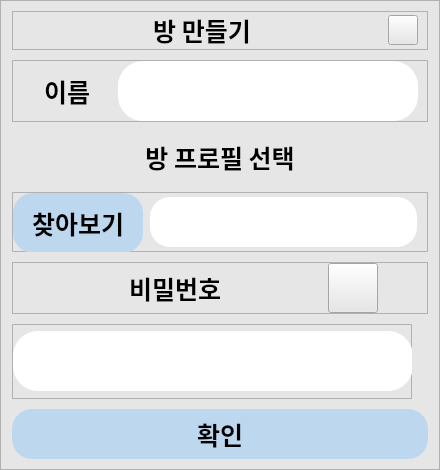
<?xml version="1.0" encoding="UTF-8"?>
<ui version="4.0">
 <class>roomAdd</class>
 <widget class="QFrame" name="roomAdd">
  <property name="geometry">
   <rect>
    <x>0</x>
    <y>0</y>
    <width>440</width>
    <height>470</height>
   </rect>
  </property>
  <property name="sizePolicy">
   <sizepolicy hsizetype="Fixed" vsizetype="Maximum">
    <horstretch>0</horstretch>
    <verstretch>0</verstretch>
   </sizepolicy>
  </property>
  <property name="minimumSize">
   <size>
    <width>440</width>
    <height>470</height>
   </size>
  </property>
  <property name="maximumSize">
   <size>
    <width>440</width>
    <height>470</height>
   </size>
  </property>
  <property name="windowTitle">
   <string>Frame</string>
  </property>
  <property name="styleSheet">
   <string notr="true">background-color: rgb(231, 230, 230);</string>
  </property>
  <property name="frameShape">
   <enum>QFrame::StyledPanel</enum>
  </property>
  <property name="frameShadow">
   <enum>QFrame::Raised</enum>
  </property>
  <layout class="QVBoxLayout" name="verticalLayout">
   <property name="spacing">
    <number>0</number>
   </property>
   <property name="topMargin">
    <number>0</number>
   </property>
   <property name="bottomMargin">
    <number>0</number>
   </property>
   <item>
    <widget class="QFrame" name="roomAddbar">
     <property name="sizePolicy">
      <sizepolicy hsizetype="Expanding" vsizetype="Fixed">
       <horstretch>0</horstretch>
       <verstretch>0</verstretch>
      </sizepolicy>
     </property>
     <property name="frameShape">
      <enum>QFrame::StyledPanel</enum>
     </property>
     <property name="frameShadow">
      <enum>QFrame::Raised</enum>
     </property>
     <layout class="QHBoxLayout" name="horizontalLayout">
      <property name="topMargin">
       <number>0</number>
      </property>
      <property name="bottomMargin">
       <number>0</number>
      </property>
      <item>
       <widget class="QLabel" name="roomAddTitle">
        <property name="sizePolicy">
         <sizepolicy hsizetype="Preferred" vsizetype="Fixed">
          <horstretch>0</horstretch>
          <verstretch>0</verstretch>
         </sizepolicy>
        </property>
        <property name="minimumSize">
         <size>
          <width>0</width>
          <height>0</height>
         </size>
        </property>
        <property name="font">
         <font>
          <family>나눔고딕</family>
          <pointsize>19</pointsize>
          <weight>75</weight>
          <bold>true</bold>
         </font>
        </property>
        <property name="toolTip">
         <string>&lt;html&gt;&lt;head/&gt;&lt;body&gt;&lt;p&gt;&lt;br/&gt;&lt;/p&gt;&lt;/body&gt;&lt;/html&gt;</string>
        </property>
        <property name="styleSheet">
         <string notr="true"/>
        </property>
        <property name="text">
         <string>방 만들기</string>
        </property>
        <property name="alignment">
         <set>Qt::AlignCenter</set>
        </property>
       </widget>
      </item>
      <item>
       <widget class="QPushButton" name="roomAddClose">
        <property name="sizePolicy">
         <sizepolicy hsizetype="Fixed" vsizetype="Fixed">
          <horstretch>0</horstretch>
          <verstretch>0</verstretch>
         </sizepolicy>
        </property>
        <property name="minimumSize">
         <size>
          <width>30</width>
          <height>30</height>
         </size>
        </property>
        <property name="maximumSize">
         <size>
          <width>30</width>
          <height>30</height>
         </size>
        </property>
        <property name="styleSheet">
         <string notr="true">QPushButton{
border-image: url(:/windowButton/closeDefault.PNG);
}
QPushButton:hover{
border-image: url(:/windowButton/closeHover.png);
}
QPushButton:pressed{
border-image: url(:/windowButton/closePressed.png);
}
</string>
        </property>
        <property name="text">
         <string/>
        </property>
       </widget>
      </item>
     </layout>
    </widget>
   </item>
   <item>
    <widget class="QFrame" name="nameFrame">
     <property name="sizePolicy">
      <sizepolicy hsizetype="Preferred" vsizetype="Fixed">
       <horstretch>0</horstretch>
       <verstretch>0</verstretch>
      </sizepolicy>
     </property>
     <property name="minimumSize">
      <size>
       <width>0</width>
       <height>50</height>
      </size>
     </property>
     <property name="frameShape">
      <enum>QFrame::StyledPanel</enum>
     </property>
     <property name="frameShadow">
      <enum>QFrame::Raised</enum>
     </property>
     <layout class="QHBoxLayout" name="horizontalLayout_3">
      <property name="topMargin">
       <number>0</number>
      </property>
      <property name="bottomMargin">
       <number>0</number>
      </property>
      <item>
       <widget class="QLabel" name="roomnameTitle">
        <property name="sizePolicy">
         <sizepolicy hsizetype="Preferred" vsizetype="Preferred">
          <horstretch>0</horstretch>
          <verstretch>0</verstretch>
         </sizepolicy>
        </property>
        <property name="minimumSize">
         <size>
          <width>0</width>
          <height>0</height>
         </size>
        </property>
        <property name="font">
         <font>
          <family>나눔고딕</family>
          <pointsize>19</pointsize>
          <weight>75</weight>
          <bold>true</bold>
         </font>
        </property>
        <property name="toolTip">
         <string>&lt;html&gt;&lt;head/&gt;&lt;body&gt;&lt;p&gt;&lt;br/&gt;&lt;/p&gt;&lt;/body&gt;&lt;/html&gt;</string>
        </property>
        <property name="styleSheet">
         <string notr="true"/>
        </property>
        <property name="text">
         <string>이름</string>
        </property>
        <property name="alignment">
         <set>Qt::AlignCenter</set>
        </property>
       </widget>
      </item>
      <item>
       <widget class="QLineEdit" name="roomname">
        <property name="sizePolicy">
         <sizepolicy hsizetype="Fixed" vsizetype="Fixed">
          <horstretch>0</horstretch>
          <verstretch>0</verstretch>
         </sizepolicy>
        </property>
        <property name="minimumSize">
         <size>
          <width>300</width>
          <height>60</height>
         </size>
        </property>
        <property name="font">
         <font>
          <family>나눔고딕</family>
          <pointsize>18</pointsize>
          <weight>50</weight>
          <bold>false</bold>
         </font>
        </property>
        <property name="styleSheet">
         <string notr="true">border-radius: 25px;
color: rgb(175, 171, 171);
background-color: rgb(255, 255, 255);</string>
        </property>
        <property name="text">
         <string/>
        </property>
        <property name="alignment">
         <set>Qt::AlignCenter</set>
        </property>
       </widget>
      </item>
     </layout>
    </widget>
   </item>
   <item>
    <widget class="QLabel" name="profileTitle">
     <property name="sizePolicy">
      <sizepolicy hsizetype="Minimum" vsizetype="Fixed">
       <horstretch>0</horstretch>
       <verstretch>0</verstretch>
      </sizepolicy>
     </property>
     <property name="minimumSize">
      <size>
       <width>100</width>
       <height>50</height>
      </size>
     </property>
     <property name="maximumSize">
      <size>
       <width>16777215</width>
       <height>50</height>
      </size>
     </property>
     <property name="font">
      <font>
       <family>나눔고딕</family>
       <pointsize>19</pointsize>
       <weight>75</weight>
       <bold>true</bold>
      </font>
     </property>
     <property name="toolTip">
      <string>&lt;html&gt;&lt;head/&gt;&lt;body&gt;&lt;p&gt;&lt;br/&gt;&lt;/p&gt;&lt;/body&gt;&lt;/html&gt;</string>
     </property>
     <property name="styleSheet">
      <string notr="true"/>
     </property>
     <property name="text">
      <string>방 프로필 선택</string>
     </property>
     <property name="alignment">
      <set>Qt::AlignCenter</set>
     </property>
    </widget>
   </item>
   <item>
    <widget class="QFrame" name="fileSelectFrame">
     <property name="sizePolicy">
      <sizepolicy hsizetype="Preferred" vsizetype="Fixed">
       <horstretch>0</horstretch>
       <verstretch>0</verstretch>
      </sizepolicy>
     </property>
     <property name="minimumSize">
      <size>
       <width>0</width>
       <height>60</height>
      </size>
     </property>
     <property name="maximumSize">
      <size>
       <width>16777215</width>
       <height>60</height>
      </size>
     </property>
     <property name="frameShape">
      <enum>QFrame::StyledPanel</enum>
     </property>
     <property name="frameShadow">
      <enum>QFrame::Raised</enum>
     </property>
     <layout class="QHBoxLayout" name="horizontalLayout_5">
      <property name="spacing">
       <number>7</number>
      </property>
      <property name="leftMargin">
       <number>0</number>
      </property>
      <property name="topMargin">
       <number>0</number>
      </property>
      <property name="rightMargin">
       <number>10</number>
      </property>
      <property name="bottomMargin">
       <number>0</number>
      </property>
      <item>
       <widget class="QPushButton" name="findFile">
        <property name="sizePolicy">
         <sizepolicy hsizetype="Fixed" vsizetype="Fixed">
          <horstretch>0</horstretch>
          <verstretch>0</verstretch>
         </sizepolicy>
        </property>
        <property name="minimumSize">
         <size>
          <width>130</width>
          <height>60</height>
         </size>
        </property>
        <property name="font">
         <font>
          <family>나눔고딕</family>
          <pointsize>19</pointsize>
          <weight>75</weight>
          <bold>true</bold>
         </font>
        </property>
        <property name="styleSheet">
         <string notr="true">QPushButton{
background-color: rgb(189, 215, 238);
border-radius: 20px;
}
QPushButton:hover{
background-color: rgb(0, 170, 255);
}
QPushButton:pressed{
background-color: rgb(168, 191, 211);
}</string>
        </property>
        <property name="text">
         <string>찾아보기</string>
        </property>
       </widget>
      </item>
      <item>
       <widget class="QLabel" name="showDirection">
        <property name="sizePolicy">
         <sizepolicy hsizetype="Preferred" vsizetype="Fixed">
          <horstretch>0</horstretch>
          <verstretch>0</verstretch>
         </sizepolicy>
        </property>
        <property name="minimumSize">
         <size>
          <width>0</width>
          <height>50</height>
         </size>
        </property>
        <property name="font">
         <font>
          <family>나눔고딕</family>
          <pointsize>18</pointsize>
          <weight>50</weight>
          <bold>false</bold>
         </font>
        </property>
        <property name="styleSheet">
         <string notr="true">background-color: rgb(255, 255, 255);
border-radius: 20px;
</string>
        </property>
        <property name="text">
         <string/>
        </property>
       </widget>
      </item>
     </layout>
    </widget>
   </item>
   <item>
    <widget class="QFrame" name="checkPasswordFrame">
     <property name="sizePolicy">
      <sizepolicy hsizetype="Preferred" vsizetype="Fixed">
       <horstretch>0</horstretch>
       <verstretch>0</verstretch>
      </sizepolicy>
     </property>
     <property name="minimumSize">
      <size>
       <width>0</width>
       <height>50</height>
      </size>
     </property>
     <property name="frameShape">
      <enum>QFrame::StyledPanel</enum>
     </property>
     <property name="frameShadow">
      <enum>QFrame::Raised</enum>
     </property>
     <layout class="QHBoxLayout" name="horizontalLayout_2">
      <property name="spacing">
       <number>0</number>
      </property>
      <property name="topMargin">
       <number>0</number>
      </property>
      <property name="bottomMargin">
       <number>0</number>
      </property>
      <item>
       <widget class="QLabel" name="passwordTitle">
        <property name="sizePolicy">
         <sizepolicy hsizetype="Preferred" vsizetype="Preferred">
          <horstretch>0</horstretch>
          <verstretch>0</verstretch>
         </sizepolicy>
        </property>
        <property name="minimumSize">
         <size>
          <width>0</width>
          <height>0</height>
         </size>
        </property>
        <property name="font">
         <font>
          <family>나눔고딕</family>
          <pointsize>19</pointsize>
          <weight>75</weight>
          <bold>true</bold>
         </font>
        </property>
        <property name="toolTip">
         <string>&lt;html&gt;&lt;head/&gt;&lt;body&gt;&lt;p&gt;&lt;br/&gt;&lt;/p&gt;&lt;/body&gt;&lt;/html&gt;</string>
        </property>
        <property name="styleSheet">
         <string notr="true"/>
        </property>
        <property name="text">
         <string>비밀번호</string>
        </property>
        <property name="alignment">
         <set>Qt::AlignCenter</set>
        </property>
       </widget>
      </item>
      <item>
       <widget class="QPushButton" name="checkPassword">
        <property name="sizePolicy">
         <sizepolicy hsizetype="Fixed" vsizetype="Fixed">
          <horstretch>0</horstretch>
          <verstretch>0</verstretch>
         </sizepolicy>
        </property>
        <property name="minimumSize">
         <size>
          <width>50</width>
          <height>50</height>
         </size>
        </property>
        <property name="maximumSize">
         <size>
          <width>16777215</width>
          <height>50</height>
         </size>
        </property>
        <property name="styleSheet">
         <string notr="true">QPushButton{
	border-image: url(:/unchecked/checkbox.png);
}
QPushButton:hover{
	border-image: url(:/unchecked/checkboxHover.png);
}
QPushButton:pressed{
	border-image: url(:/unchecked/checkboxPressed.png);
}</string>
        </property>
        <property name="text">
         <string/>
        </property>
       </widget>
      </item>
      <item>
       <spacer name="checkPasswordRightSpacer">
        <property name="orientation">
         <enum>Qt::Horizontal</enum>
        </property>
        <property name="sizeType">
         <enum>QSizePolicy::Fixed</enum>
        </property>
        <property name="sizeHint" stdset="0">
         <size>
          <width>40</width>
          <height>20</height>
         </size>
        </property>
       </spacer>
      </item>
     </layout>
    </widget>
   </item>
   <item>
    <widget class="QFrame" name="passwordInputFrame">
     <property name="sizePolicy">
      <sizepolicy hsizetype="Fixed" vsizetype="Fixed">
       <horstretch>0</horstretch>
       <verstretch>0</verstretch>
      </sizepolicy>
     </property>
     <property name="minimumSize">
      <size>
       <width>400</width>
       <height>75</height>
      </size>
     </property>
     <property name="maximumSize">
      <size>
       <width>400</width>
       <height>16777215</height>
      </size>
     </property>
     <property name="frameShape">
      <enum>QFrame::StyledPanel</enum>
     </property>
     <property name="frameShadow">
      <enum>QFrame::Raised</enum>
     </property>
     <layout class="QHBoxLayout" name="horizontalLayout_4">
      <property name="spacing">
       <number>0</number>
      </property>
      <property name="leftMargin">
       <number>0</number>
      </property>
      <property name="topMargin">
       <number>0</number>
      </property>
      <property name="rightMargin">
       <number>0</number>
      </property>
      <property name="bottomMargin">
       <number>0</number>
      </property>
      <item>
       <widget class="QLineEdit" name="password">
        <property name="sizePolicy">
         <sizepolicy hsizetype="Fixed" vsizetype="Fixed">
          <horstretch>0</horstretch>
          <verstretch>0</verstretch>
         </sizepolicy>
        </property>
        <property name="minimumSize">
         <size>
          <width>400</width>
          <height>60</height>
         </size>
        </property>
        <property name="maximumSize">
         <size>
          <width>16777215</width>
          <height>16777215</height>
         </size>
        </property>
        <property name="font">
         <font>
          <family>나눔고딕</family>
          <pointsize>18</pointsize>
          <weight>50</weight>
          <bold>false</bold>
         </font>
        </property>
        <property name="styleSheet">
         <string notr="true">border-radius: 25px;
color: rgb(175, 171, 171);
background-color: rgb(255, 255, 255);</string>
        </property>
        <property name="text">
         <string/>
        </property>
        <property name="alignment">
         <set>Qt::AlignCenter</set>
        </property>
       </widget>
      </item>
     </layout>
    </widget>
   </item>
   <item>
    <widget class="QPushButton" name="roomAddButton">
     <property name="sizePolicy">
      <sizepolicy hsizetype="Preferred" vsizetype="Fixed">
       <horstretch>0</horstretch>
       <verstretch>0</verstretch>
      </sizepolicy>
     </property>
     <property name="minimumSize">
      <size>
       <width>0</width>
       <height>50</height>
      </size>
     </property>
     <property name="maximumSize">
      <size>
       <width>16777215</width>
       <height>50</height>
      </size>
     </property>
     <property name="font">
      <font>
       <family>나눔고딕</family>
       <pointsize>19</pointsize>
       <weight>75</weight>
       <bold>true</bold>
      </font>
     </property>
     <property name="styleSheet">
      <string notr="true">QPushButton{
background-color: rgb(189, 215, 238);
border-radius: 20px;
}
QPushButton:hover{
background-color: rgb(0, 170, 255);
}
QPushButton:pressed{
background-color: rgb(168, 191, 211);
}</string>
     </property>
     <property name="text">
      <string>확인</string>
     </property>
    </widget>
   </item>
  </layout>
  <zorder>passwordInputFrame</zorder>
  <zorder>roomAddbar</zorder>
  <zorder>checkPasswordFrame</zorder>
  <zorder>nameFrame</zorder>
  <zorder>roomAddButton</zorder>
  <zorder>profileTitle</zorder>
  <zorder>fileSelectFrame</zorder>
 </widget>
 <resources>
  <include location="source/windowButton.qrc"/>
  <include location="source/checkbox.qrc"/>
 </resources>
 <connections/>
</ui>
